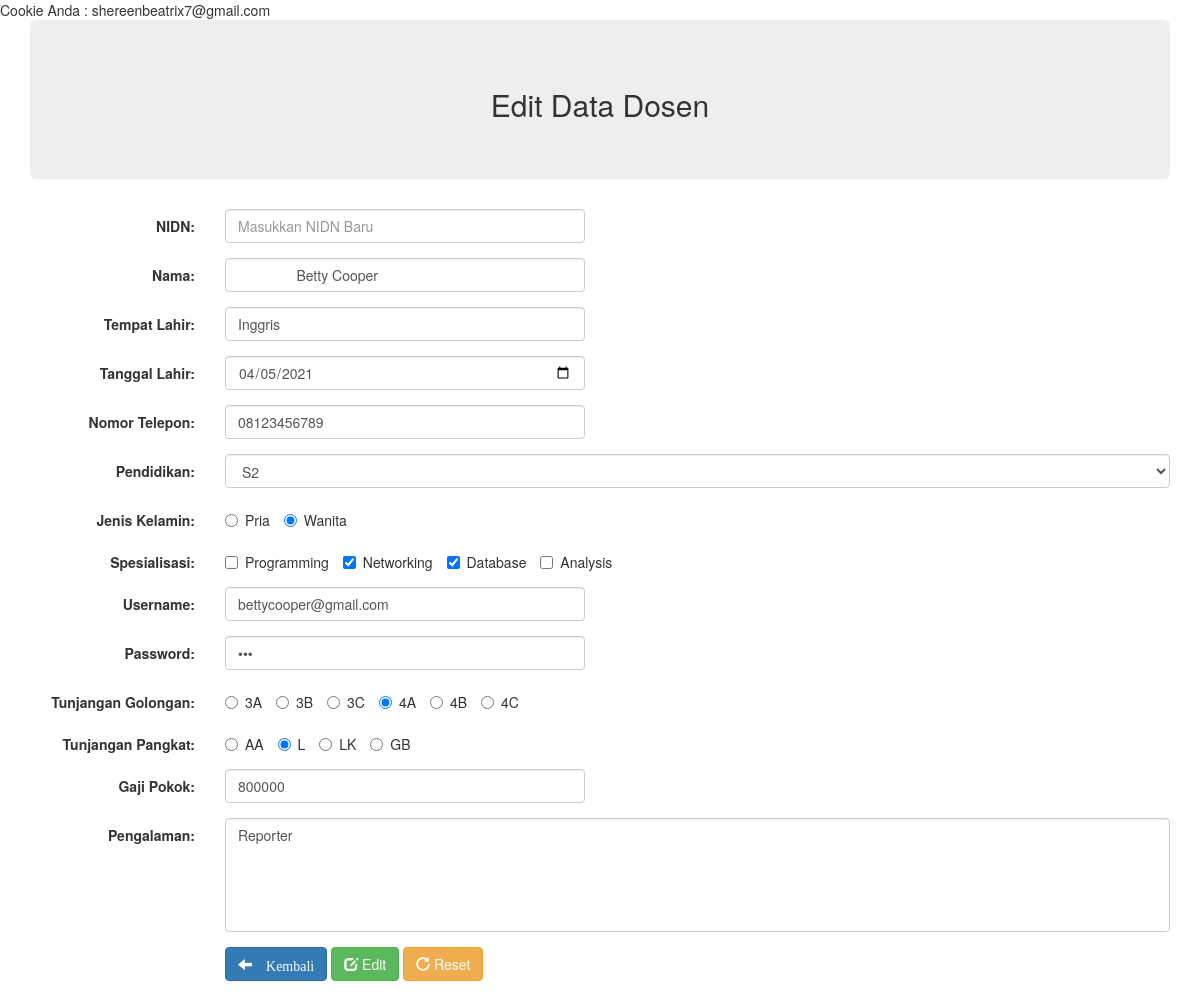
The app's page /edit.php?nidn=1812345 (signed in) with its own data.
### tables this page shows
CREATE TABLE `tabel_anggota` (
  `nidn` varchar(50) NOT NULL,
  `nama` text NOT NULL,
  `tempat` text NOT NULL,
  `lahir` date NOT NULL,
  `telepon` text NOT NULL,
  `pendidikan` enum('S1','S2','S3') NOT NULL,
  `jenis_kelamin` enum('Pria','Wanita') NOT NULL,
  `keahlian` text NOT NULL,
  `username` text NOT NULL,
  `password` text NOT NULL,
  `tunjangan_golongan` text NOT NULL,
  `tunjangan_pangkat` text NOT NULL,
  `pengalaman` text NOT NULL,
  `gaji_pokok` text NOT NULL,
  `total` text NOT NULL
);

### edit.php (the view, shortened to what this page needs)
<!DOCTYPE html>
<html lang="en">
<head>
 <link rel="stylesheet" href="css/bootstrap.min.css">
 <link rel="stylesheet" href="https://maxcdn.bootstrapcdn.com/bootstrap/3.4.1/css/bootstrap.min.css">
</head>
<body>
<?php
 include "koneksi.php";
 $nidn = $_GET['nidn'];
 $queryinfo = mysqli_query($connect, "SELECT * FROM tabel_anggota WHERE nidn='$nidn'");
 $info = mysqli_fetch_array($queryinfo);
 $uname = $_COOKIE['username'];
		?>
Cookie Anda : <?=$uname?>
<BR>
<div class="container">
    <div class="jumbotron text-center">
    <h2>Edit Data Dosen</h2>
    </div>
    <form class="form-horizontal" method="post" action="edit.php">
        <div class="form-group">
            <label class="control-label col-sm-2" for="nidn">NIDN:</label>
            <div class="col-sm-4">
            <input type="text" class="form-control" id="nidnbaru" placeholder="Masukkan NIDN Baru" name="nidnbaru" value="<?=$info['nidnbaru']?>">
            </div>
        </div>
        <div class="form-group">
            <label class="control-label col-sm-2" for="nama">Nama:</label>
            <div class="col-sm-4">
            <input type="text" class="form-control" id="nama" placeholder="Masukkan Nama" name="nama" value="<?=$info['nama']?>">
            </div>
        </div>
        <div class="form-group">
            <label class="control-label col-sm-2"  for="tempat">Tempat Lahir:</label>
            <div class="col-sm-4">
            <input type="text" class="form-control" id="tempat" placeholder="Masukkan Tempat Lahir" name="tempat" value="<?=$info['tempat']?>">
            </div>
        </div>
        <div class="form-group">
            <label class="control-label col-sm-2" for="lahir">Tanggal Lahir:</label>
            <div class="col-sm-4">
            <input type="date" class="form-control" id="lahir" placeholder="Masukkan Tanggal Lahir" name="lahir" value="<?=$info['lahir']?>">
            </div>
        </div>
        <div class="form-group">
            <label class="control-label col-sm-2" for="telepon">Nomor Telepon:</label>
            <div class="col-sm-4">
            <input type="tel" class="form-control" id="telepon" placeholder="Masukkan Nomor Telepon" name="telepon" value="<?=$info['telepon']?>">
            </div>
        </div>
        <div class="form-group">
            <label class="control-label col-sm-2" for="pendidikan">Pendidikan:</label>
            <div class="col-sm-10">  <select class="form-control" id="pendidikan" name="pendidikan">
                <option value='S2' <?php if
                    ($info['pendidikan'] == "S2") echo "selected"; ?>>S2</option>
                </select>
            </div>
        </div>
        <div class="form-group">
            <label class="control-label col-sm-2" for="jk">Jenis Kelamin:</label>
            <div class="col-sm-10">
            <label class="radio-inline" ><input type="radio" id="jk" name="jk" value="Pria" <?php if
                ($info['jenis_kelamin'] == "Pria") echo "checked"; ?>> Pria</label>
            <label class="radio-inline"><input type="radio" id="jk" name="jk" value="Wanita" <?php if
                ($info['jenis_kelamin'] == "Wanita") echo "checked"; ?>> Wanita</label>
            </div>
        </div>
        <div class="form-group">
            <label class="control-label col-sm-2" for="ahli">Spesialisasi:</label>
            <div class="col-sm-10">
                <label class="checkbox-inline" ><input type='checkbox' name='ahli[]' value='Programming' id="ahli"
                    <?php if (preg_match("/Programming/", $info['keahlian'])) echo "checked"; ?>> Programming</label>
                <label class="checkbox-inline" ><input type='checkbox' name='ahli[]' value='Networking' id="ahli"
                    <?php if (preg_match("/Networking/", $info['keahlian'])) echo "checked"; ?>> Networking</label>
                <label class="checkbox-inline" ><input type='checkbox' name='ahli[]' value='Database' id="ahli"
                    <?php if (preg_match("/Database/", $info['keahlian'])) echo "checked"; ?>> Database</label>
                <label class="checkbox-inline" ><input type='checkbox' name='ahli[]' value='Analysis' id="ahli"
                <?php if (preg_match("/System/", $info['keahlian'])) echo "checked"; ?>> Analysis</label>
            </div>
        </div>
        <div class="form-group">
            <label class="control-label col-sm-2" for="username">Username:</label>
            <div class="col-sm-4">
            <input type="email" class="form-control" name="username" placeholder="Input Username" name="username" value="<?=$info['username']?>">
            </div>
        </div>
        <div class="form-group">
            <label class="control-label col-sm-2" for="password">Password:</label>
            <div class="col-sm-4">
            <input type="password" class="form-control" name="password" placeholder="Input Password" name="password" value="<?=$info['password']?>">
            </div>
        </div>
        <div class="form-group">
            <label class="control-label col-sm-2" for="tg">Tunjangan Golongan:</label>
            <div class="col-sm-10">
            <label class="radio-inline" ><input type="radio" id="tg" name="tg" value="3A" <?php if
                ($info['tunjangan_golongan'] == "3A") echo "checked"; ?>> 3A</label>
            <label class="radio-inline"><input type="radio" id="tg" name="tg" value="3B" <?php if
                ($info['tunjangan_golongan'] == "3B") echo "checked"; ?>> 3B</label>
            <label class="radio-inline"><input type="radio" id="tg" name="tg" value="3C" <?php if
                ($info['tunjangan_golongan'] == "3C") echo "checked"; ?>> 3C</label>
            <label class="radio-inline" ><input type="radio" id="tg" name="tg" value="4A" <?php if
                ($info['tunjangan_golongan'] == "4A") echo "checked"; ?>> 4A</label>
            <label class="radio-inline"><input type="radio" id="tg" name="tg" value="4B" <?php if
                ($info['tunjangan_golongan'] == "4B") echo "checked"; ?>> 4B</label>
            <label class="radio-inline"><input type="radio" id="tg" name="tg" value="4C" <?php if
                ($info['tunjangan_golongan'] == "4C") echo "checked"; ?>> 4C</label>
            </div>
        </div>
        <div class="form-group">
            <label class="control-label col-sm-2" for="tp">Tunjangan Pangkat:</label>
            <div class="col-sm-10">
            <label class="radio-inline" ><input type="radio" id="tp" name="tp" value="AA" <?php if
                ($info['tunjangan_pangkat'] == "AA") echo "checked"; ?>> AA</label>
            <label class="radio-inline" ><input type="radio" id="tp" name="tp" value="L" <?php if
                ($info['tunjangan_pangkat'] == "L") echo "checked"; ?>> L</label>
            <label class="radio-inline" ><input type="radio" id="tp" name="tp" value="LK" <?php if
                ($info['tunjangan_pangkat'] == "LK") echo "checked"; ?>> LK</label>
            <label class="radio-inline" ><input type="radio" id="tp" name="tp" value="GB" <?php if
                ($info['tunjangan_pangkat'] == "GB") echo "checked"; ?>> GB</label>
            </div>
        </div>
        <div class="form-group">
            <label class="control-label col-sm-2" for="gp">Gaji Pokok:</label>
            <div class="col-sm-4">
            <input type="text" class="form-control" id="gp" name="gp" value="<?=$info['gaji_pokok']?>">
            </div>
        </div>
        <div class="form-group">
            <label class="control-label col-sm-2" for="pengalaman">Pengalaman:</label>
            <div class="col-sm-10">
            <textarea class="form-control" rows="5" style="resize: none" id="pengalaman" name="pengalaman"><?=$info['pengalaman']?></textarea>
            </div>
        </div>
        <div class="form-group">
            <div class="col-sm-offset-2 col-sm-10">
            <a href="input.php" class="btn btn-primary"><span class="glyphicon glyphicon-arrow-left"> Kembali</a>
            <button type="submit" class="btn btn-success" name="edit"><span class="glyphicon glyphicon-edit"></span> Edit</button>
            <button type="reset" class="btn btn-warning"><span class="glyphicon glyphicon-repeat"></span> Reset</button>
            </div>
        </div>
    </div>
</body>
</html>

### records on screen
tabel_anggota: nama "Betty Cooper", tempat "Inggris", lahir "04/05/2021", telepon "08123456789", pendidikan "S2", jenis_kelamin "☐ Jenis Kelamin:", jenis_kelamin "☑ Wanita", keahlian "☑", username "bettycooper@gmail.com", tunjangan_golongan "☐ Tunjangan Golongan:", tunjangan_golongan "☐ 3B", tunjangan_golongan "☐ 3C", tunjangan_golongan "☑ 4A", tunjangan_golongan "☐ 4B", tunjangan_golongan "☐ 4C", tunjangan_pangkat "☐ Tunjangan Pangkat:", tunjangan_pangkat "☑ L", tunjangan_pangkat "☐ LK", tunjangan_pangkat "☐ GB", gp "800000", pengalaman "Reporter"

### other values on screen
$uname "shereenbeatrix7@gmail.com"
